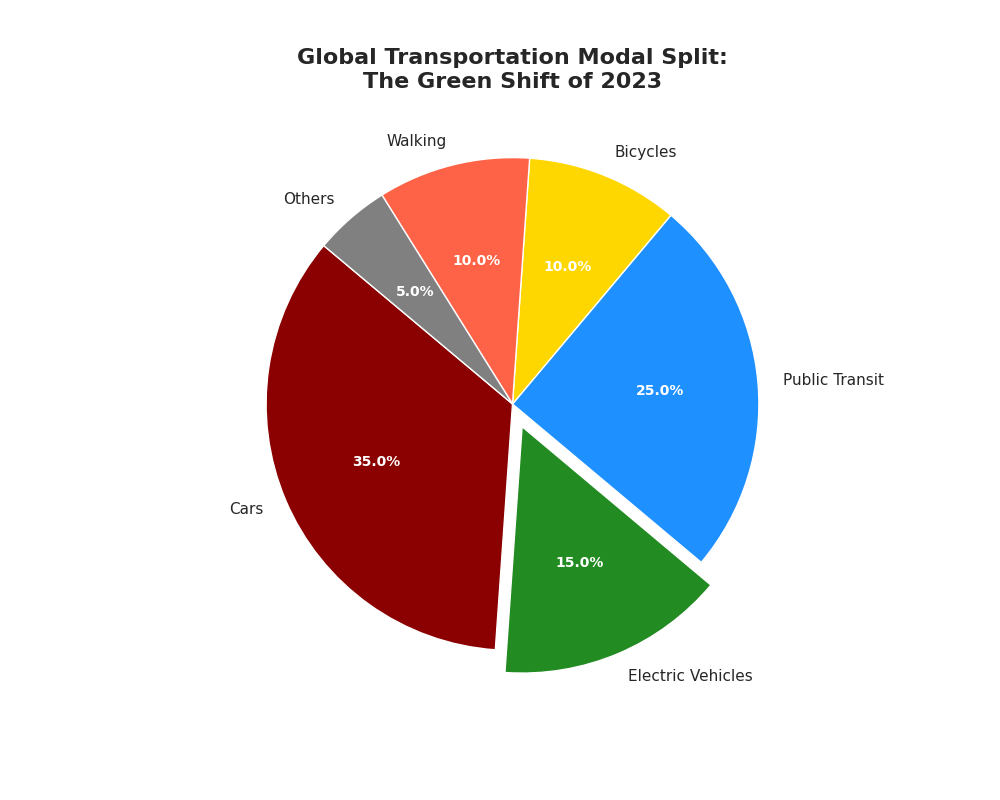

Python code for this plot:
import matplotlib.pyplot as plt

transport_modes = ['Cars', 'Electric Vehicles', 'Public Transit', 'Bicycles', 'Walking', 'Others']
mode_shares = [35, 15, 25, 10, 10, 5]
colors = ['#8B0000', '#228B22', '#1E90FF', '#FFD700', '#FF6347', '#808080']
explode = (0, 0.1, 0, 0, 0, 0)

fig, ax = plt.subplots(figsize=(10, 8))
wedges, texts, autotexts = ax.pie(mode_shares, labels=transport_modes, colors=colors, explode=explode, 
                                  autopct='%1.1f%%', startangle=140)

for autotext in autotexts:
    autotext.set_color('white')
    autotext.set_weight('bold')
    autotext.set_fontsize(10)

ax.set_title("Global Transportation Modal Split:\nThe Green Shift of 2023", fontsize=16, fontweight='bold')

plt.show()
